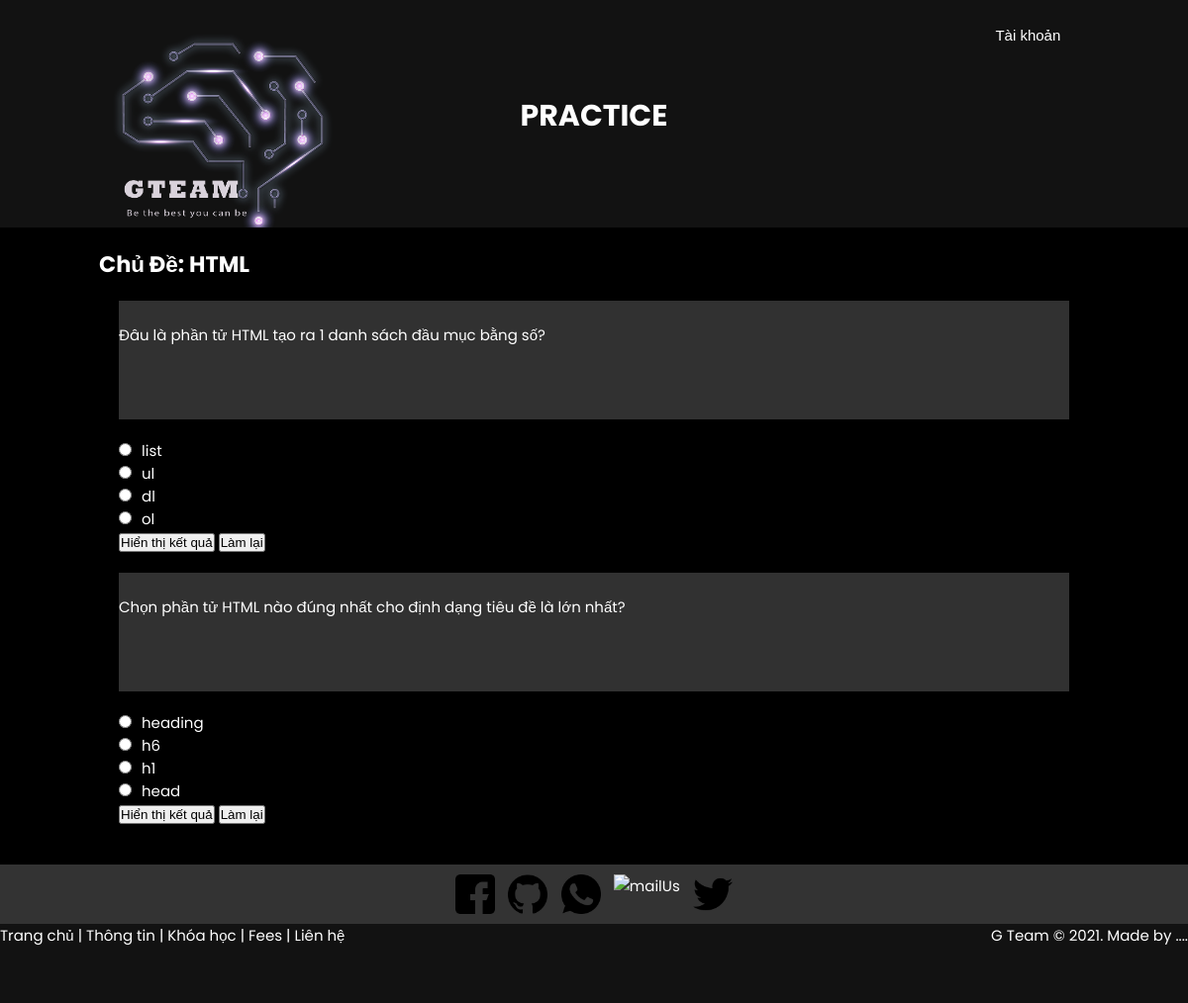
Page /GTEAMS/practice/HTML/ on the committed database.
### GTEAMS_APP/models.py (models this page shows, shortened)
class Practice(models.Model):
    title=models.ForeignKey(Practice_title,on_delete=models.CASCADE)
    question=models.CharField(max_length=200)
    contentA=models.CharField(max_length=500)
    contentB=models.CharField(max_length=500)
    contentC=models.CharField(max_length=500)
    contentD=models.CharField(max_length=500)
    correctAnswer=models.CharField(max_length=500,null=True)
    c=models.ManyToManyField

### GTEAMS_APP/views.py (the view)
# urls.py: path('practice/<title>/',views.ShowQuestionsID, name='practiceID'),
def ShowQuestionsID(request,title):
    try:
        Content=Practice.objects.filter(title=title)
    except Practice.DoesNotExist:
        raise Http404("Practice doesnot exist")
    context= {'title':title,'question':Content}
    return render(request,'pages/practice2.html',context)

### GTEAMS_APP/templates/pages/practice2.html (shortened to what this page needs)
{% load static %}
<!DOCTYPE html>
<html lang="en">
<head>
    <link rel="stylesheet" href="{% static 'css/practice.css'%}">
</head>
<body>
    <header id="header">
        <div id="header1">
            <div id="content-header1-left">
                <div>
                    <a href="#">
                        <img src="{% static 'imgs/rm37.png'%}" id="logo" alt="logo">
                    </a>
                </div>
            </div>
            <div id="content-header1-right">
                <button id="cnt-hd1-r-tk">Tài khoản</button>
            </div>
        </div>
        <div id="container-header2">
            <h1> PRACTICE </h1>
        </div>
    </header>
    <main id="main-container">
        <div id="Subject">
            <h2>Chủ Đề: {{title}} </h2>
        </div>
        {% if question %} {%for q in question%}
        <div class="block_query">
            <br id="questions"> {{q.question}}
        </div>
        <div id="block_answer">
            <div class="radio">
                <input id="optionA" type="radio" name="optradio{{q.id}}" value="{{q.contentA}}"><label for="optionA">{{q.contentA}}</label>
            </div>
            <div class="radio">
                <input id="optionB" type="radio" name="optradio{{q.id}}" value="{{q.contentB}}"><label for="optionB">{{q.contentB}}</label>
            </div>
            <div class="radio">
                <input id="optionC" type="radio" name="optradio{{q.id}}" value="{{q.contentC}}"><label for="optionC">{{q.contentC}}</label>
            </div>
            <div class="radio" id="d">
                <input id="optionD" type="radio" name="optradio{{q.id}}" value="{{q.contentD}}"><label for="optionD">{{q.contentD}}</label>
            </div>
            <input type="button" id="{{q.id}}" value="Hiển thị kết quả" />
            <input type="button" id="buttonReset{{q.id}}" value="Làm lại" />
        </div>
        {% endfor %} {% endif %}
    </main>
</body>
<footer id="footer">
    <div id="contact">
        <a href="#"><img src="{% static 'imgs/facebook.png'%}" alt="facebook-contact" width="40" /></a>
        <a href="#"><img src="{% static 'imgs/github.png'%}" alt="github-contact" width="40" /></a>
        <a href="#"><img src="{% static 'imgs/whatsapp.png'%}" alt="callUs" width="40" /></a>
        <a href="#"><img src="{% static 'imgs/google-plus.png'%}" alt="mailUs" width="40" /></a>
        <a href="#"><img src="{% static 'imgs/twitter.png'%}" alt="twiter" width="40" /></a>
    </div>
    <div class="footer2">
        <div class="panel-body">
            <p class="simplenav">
                <a href="index.html">Trang chủ</a> |
                <a href="about.html">Thông tin</a> |
                <a href="courses.html">Khóa học</a> |
                <a href="fees.html">Fees</a> |
                <a href="contact.html">Liên hệ</a>
            </p>
        </div>
        <p class="text-right">
            G Team &copy; 2021. Made by <a href="#" rel="develop"> ....</a>
        </p>
    </div>
</footer>
</body>
</html>

### GTEAMS_APP/static/css/practice.css (style rules this page uses)
* { margin: 0; padding: 0; box-sizing: border-box; }
html { display: block; font-size: 15px; font-family: "Poppins", sans-serif; width: 100%; color: white; }
body { height: 1000px; box-sizing: border-box; display: block; }
#header { background: #121212; height: 230px; display: block; padding-top: 20px; padding-left: 100px; padding-right: 100px; }
#header1 { display: flex; justify-content: space-between; height: 65px; }
#content-header1-left { display: block; }
#logo { margin: 0; padding: 0; position: absolute; width: 250px; }
#content-header1-right { width: 170px; justify-content: space-around; display: flex; height: 30px; }
#cnt-hd1-r-tk { width: 100px; justify-content: space-between; background: none; border-radius: 5px; border: none; color: white; font-size: 15px; width: 100px; }
#container-header2 { display: block; position: relative; top: 0.67rem; height: 50px; text-align: center; justify-content: space-between; }
#main-container { background: black; padding-top: 20px; padding-bottom: 20px; padding-left: 100px; padding-right: 100px; display: block; position: relative; }
.block_query { display: flex; background-color: #313131; margin: 20px; height: 120px; }
#footer { display: block; background-color: #333333; top: 10px; width: 100%; height: 130px; }
#footer #contact { margin: auto; display: flex; justify-content: space-between; width: 300px; height: 60px; padding: 10px; }
.footer2 { display: flex; justify-content: space-between; width: 100%; height: 80px; background-color: #121212; }
.simplenav { color: white; }
.text-right { color: rgb(255, 255, 255); }
a { text-decoration: none; color: white; }
.radio label { padding: 5px; padding-left: 10px; }
#block_answer { margin: 20px; }

### rows in the picture
Practice: question "Đâu là phần tử HTML tạo ra 1 danh sách đầu mục bằng số?", contentA "list", contentB "ul", contentC "dl", contentD "ol"
Practice: question "Chọn phần tử HTML nào đúng nhất cho định dạng tiêu đề là lớn nhất?", contentA "heading", contentB "h6", contentC "h1", contentD "head"

### other values in the picture
{{ title }} "HTML"
